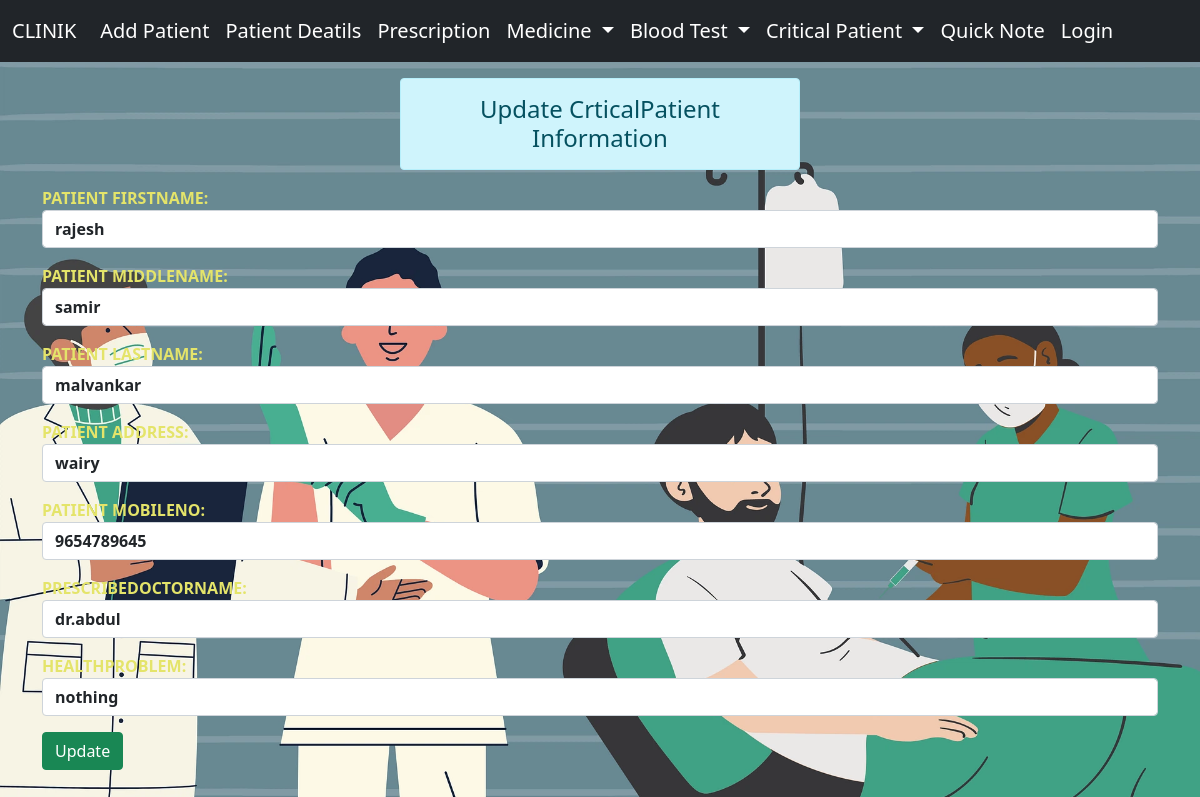
The app's page /clinik/cpupdate2/ with its own data.
### app/models.py (models this page shows, shortened)
class criticalpatient(models.Model):
    patient_firstname=models.CharField(max_length=70)
    patient_middlename=models.CharField(max_length=70 ,default='')
    patient_lastname=models.CharField(max_length=70,default='')
    patient_address=models.CharField(max_length=70)
    patient_mobileno=models.IntegerField()
    prescribedoctorname=models.CharField(max_length=70)
    healthproblem=models.CharField(max_length=70)
    time = models.DateField(auto_now_add=True )

### app/views.py (the view)
# urls.py: path('cpupdate<int:id>/', views.cpupdate,name='cpupdate'),
def cpupdate(request,id):
    if request.method == 'POST':
        data=criticalpatient.objects.get(pk=id)
        fm=criticalpatientregister(request.POST,instance=data)
        if fm.is_valid():
            fm.save()
        return redirect("/clinik/cpatientdetails/")
    else:
        data=criticalpatient.objects.get(pk=id)
    fm=criticalpatientregister(instance=data)
    return render(request,'app/criticalpatient/updatecp.html',{'form':fm})

### app/forms.py
class criticalpatientregister(forms.ModelForm):
    class Meta:
        model=criticalpatient
        fields='__all__'
        widgets={
            'patient_firstname':forms.TextInput(attrs={'class':'form-control','placeholder':'FirstName'},),
            'patient_middlename':forms.TextInput(attrs={'class':'form-control','placeholder':'MiddleName'}),
            'patient_lastname':forms.TextInput(attrs={'class':'form-control','placeholder':'LasrName'}),
            'patient_address':forms.TextInput(attrs={'class':'form-control','placeholder':'Address'}),
            'patient_mobileno':forms.NumberInput(attrs={'class':'form-control','placeholder':'Mobileno'}),
            'prescribedoctorname':forms.TextInput(attrs={'class':'form-control','placeholder':'PrescribeDoctor'}),
            'healthproblem':forms.TextInput(attrs={'class':'form-control','placeholder':'HealthProblem'}),
        }

### app/templates/app/criticalpatient/updatecp.html (shortened to what this page needs)
{% extends 'app/basic.html' %}
{% load static %}
{% block content%}
<div class="col-sm-4 offset-4">
    <h4 class="alert alert-info text-center py-3 my-3">Update CrticalPatient Information</h4>
</div>
<form action="" method="post">
    <div class="container">
            {{form.as_p}}
            <input type="submit" class=" btn btn-success" value="Update" >
        </div>
    </form>
{% endblock content%}

### app/templates/app/criticalpatient/updatecp.html (style rules this page uses)
.form-control { font-weight:600; }
label { font-weight: 700; text-transform: uppercase; color: rgb(228, 228, 106); }

### app/templates/app/basic.html (style rules this page uses)
.body { background-image: url('/static/app/img/hospital.png'); background-repeat: no-repeat; background-size: cover; opacity: 1; }

### records on screen
criticalpatient: patient_firstname "rajesh", patient_middlename "samir", patient_lastname "malvankar", patient_address "wairy", patient_mobileno "9654789645", prescribedoctorname "dr.abdul", healthproblem "nothing"
